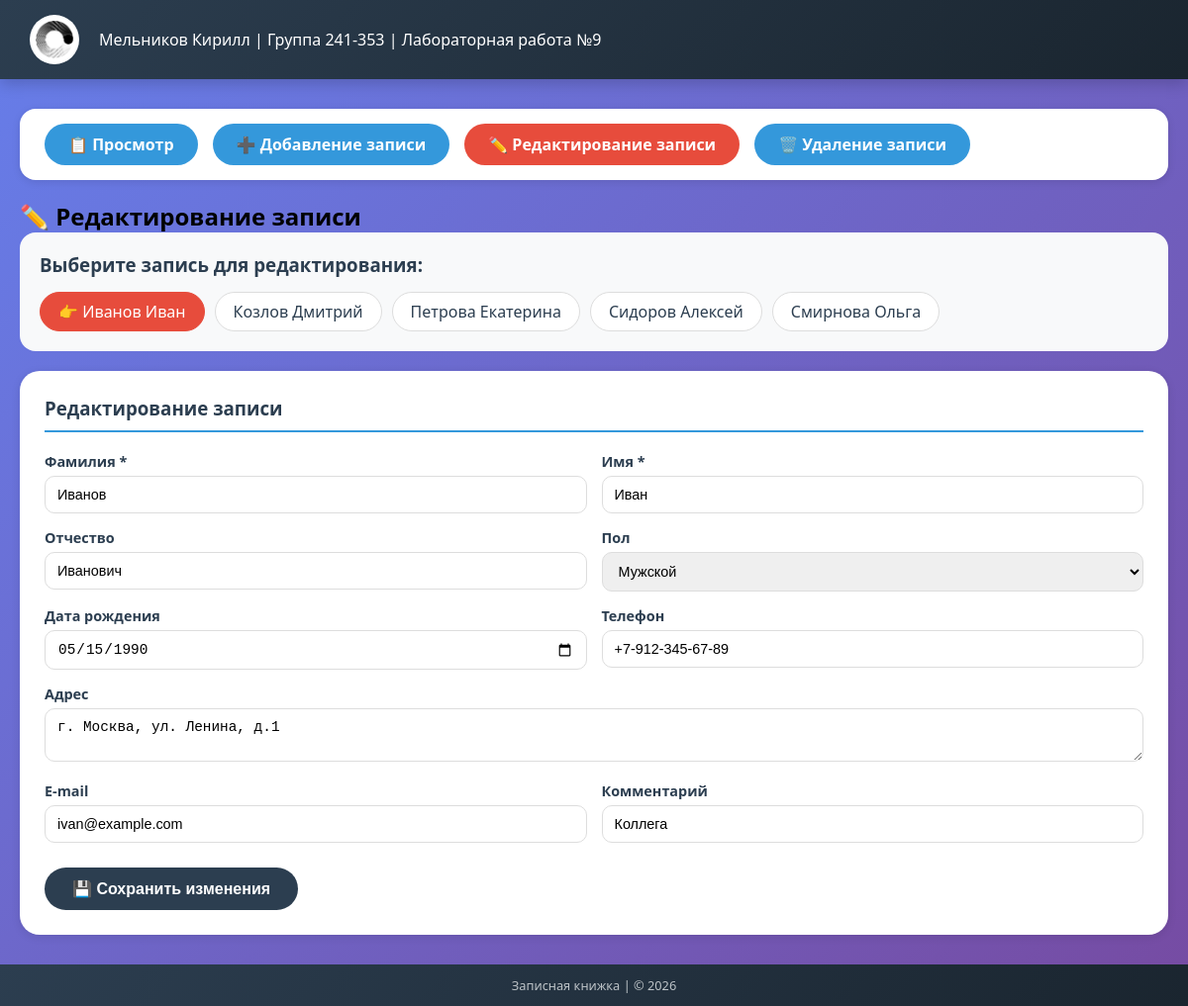
Page /?p=edit on the committed database.
### tables this page shows
CREATE TABLE IF NOT EXISTS contacts (
    id INT AUTO_INCREMENT PRIMARY KEY,
    lastname VARCHAR(100) NOT NULL,
    firstname VARCHAR(100) NOT NULL,
    middlename VARCHAR(100),
    gender ENUM('male', 'female') DEFAULT 'male',
    birth_date DATE,
    phone VARCHAR(20),
    address TEXT,
    email VARCHAR(100),
    comment TEXT,
    created_at TIMESTAMP DEFAULT CURRENT_TIMESTAMP
);

### edit.php (the view, shortened to what this page needs)
<?php
$selectedId = null;
$currentRecord = null;
$conn = getDBConnection();
$allRecords = [];
$query = "SELECT id, lastname, firstname FROM contacts ORDER BY lastname, firstname";
$result = mysqli_query($conn, $query);
while ($row = mysqli_fetch_assoc($result)) {
    $allRecords[] = $row;
}
if (!$currentRecord && count($allRecords) > 0) {
    $selectedId = $allRecords[0]['id'];
    $stmt = mysqli_prepare($conn, "SELECT * FROM contacts WHERE id = ?");
    mysqli_stmt_bind_param($stmt, 'i', $selectedId);
    mysqli_stmt_execute($stmt);
    $currentRecord = mysqli_fetch_assoc(mysqli_stmt_get_result($stmt));
}
$html = '<div class="edit-container">';
$html .= '<h2>✏️ Редактирование записи</h2>';
$html .= '<div class="records-list">';
$html .= '<h3>Выберите запись для редактирования:</h3>';
$html .= '<div class="list-items">';
foreach ($allRecords as $record) {
    $fullName = htmlspecialchars($record['lastname'] . ' ' . $record['firstname']);
    if ($record['id'] == $selectedId) {
        $html .= '<span class="list-item selected">👉 ' . $fullName . '</span>';
    } else {
        $html .= '<a href="?p=edit&id=' . $record['id'] . '" class="list-item">' . $fullName . '</a>';
    }
}
$html .= '</div></div>';
if ($currentRecord) {
    $html .= '<div class="form-container">';
    $html .= '<h3>Редактирование записи</h3>';
    $html .= '<form method="post" class="contact-form">';
    $html .= '<input type="hidden" name="action" value="edit">';
    $html .= '<input type="hidden" name="id" value="' . $currentRecord['id'] . '">';
    $html .= '<div class="form-row">';
    $html .= '<div class="form-group"><label>Фамилия *</label><input type="text" name="lastname" value="' . htmlspecialchars($currentRecord['lastname']) . '" required></div>';
    $html .= '<div class="form-group"><label>Имя *</label><input type="text" name="firstname" value="' . htmlspecialchars($currentRecord['firstname']) . '" required></div>';
    $html .= '</div>';
    $html .= '<div class="form-row">';
    $html .= '<div class="form-group"><label>Отчество</label><input type="text" name="middlename" value="' . htmlspecialchars($currentRecord['middlename'] ?? '') . '"></div>';
    $html .= '<div class="form-group"><label>Пол</label>';
    $html .= '<select name="gender"><option value="male"' . ($currentRecord['gender'] == 'male' ? ' selected' : '') . '>Мужской</option>';
    $html .= '<option value="female"' . ($currentRecord['gender'] == 'female' ? ' selected' : '') . '>Женский</option></select>';
    $html .= '</div></div>';
    $html .= '<div class="form-row">';
    $html .= '<div class="form-group"><label>Дата рождения</label><input type="date" name="birth_date" value="' . $currentRecord['birth_date'] . '"></div>';
    $html .= '<div class="form-group"><label>Телефон</label><input type="text" name="phone" value="' . htmlspecialchars($currentRecord['phone'] ?? '') . '"></div>';
    $html .= '</div>';
    $html .= '<div class="form-group"><label>Адрес</label><textarea name="address" rows="2">' . htmlspecialchars($currentRecord['address'] ?? '') . '</textarea></div>';
    $html .= '<div class="form-row">';
    $html .= '<div class="form-group"><label>E-mail</label><input type="email" name="email" value="' . htmlspecialchars($currentRecord['email'] ?? '') . '"></div>';
    $html .= '<div class="form-group"><label>Комментарий</label><input type="text" name="comment" value="' . htmlspecialchars($currentRecord['comment'] ?? '') . '"></div>';
    $html .= '</div>';
    $html .= '<div class="form-buttons">';
    $html .= '<button type="submit" class="btn btn-primary">💾 Сохранить изменения</button>';
    $html .= '</div>';
    $html .= '</form>';
    $html .= '</div>';
} else {
    $html .= '<div class="empty-message">📭 В записной книжке пока нет контактов. Сначала добавьте запись.</div>';
}
$html .= '</div>';
echo $html;
?>

### style9.css (style rules this page uses)
* { margin: 0; padding: 0; box-sizing: border-box; }
html, body { height: 100%; }
body { display: flex; flex-direction: column; min-height: 100vh; font-family: 'Segoe UI', 'Arial', sans-serif; background: linear-gradient(135deg, #667eea 0%, #764ba2 100%); }
.form-container { background: white; border-radius: 20px; padding: 25px; margin-top: 20px; box-shadow: 0 2px 10px rgba(0, 0, 0, 0.1); }
.form-container h2, .form-container h3 { color: #2c3e50; margin-bottom: 20px; padding-bottom: 10px; border-bottom: 2px solid #3498db; }
.contact-form { display: flex; flex-direction: column; gap: 15px; }
.form-row { display: flex; gap: 15px; flex-wrap: wrap; }
.form-group { flex: 1; min-width: 200px; }
.form-group label { display: block; font-weight: 600; color: #2c3e50; margin-bottom: 5px; font-size: 0.9rem; }
.form-group input, .form-group select, .form-group textarea { width: 100%; padding: 10px 12px; border: 1.5px solid #ddd; border-radius: 10px; font-size: 0.9rem; transition: all 0.2s; }
.form-buttons { margin-top: 10px; }
.btn { border: none; padding: 12px 28px; border-radius: 40px; font-size: 1rem; font-weight: 600; cursor: pointer; transition: all 0.2s; }
.btn-primary { background: #2c3e50; color: white; }
.records-list { background: #f8f9fa; border-radius: 16px; padding: 20px; margin-bottom: 20px; }
.records-list h3 { margin-bottom: 15px; color: #2c3e50; }
.list-items { display: flex; flex-wrap: wrap; gap: 10px; }
.list-item { display: inline-block; background: white; padding: 8px 18px; border-radius: 30px; text-decoration: none; color: #2c3e50; border: 1px solid #ddd; transition: all 0.2s; }
.list-item.selected { background: #e74c3c; color: white; border-color: #e74c3c; }

### rows in the picture
contacts: fullName "Иванов Иван", lastname "Иванов", firstname "Иван", middlename "Иванович", gender "Мужской", birth_date "05/15/1990", phone "+7-912-345-67-89", address "г. Москва, ул. Ленина, д.1", email "ivan@example.com", comment "Коллега"
contacts: fullName "Козлов Дмитрий"
contacts: fullName "Петрова Екатерина"
contacts: fullName "Сидоров Алексей"
contacts: fullName "Смирнова Ольга"
